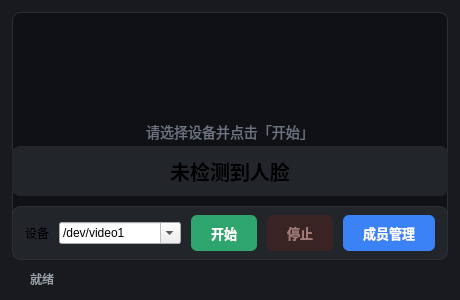
<?xml version="1.0" encoding="UTF-8"?>
<ui version="4.0">
 <class>MainWindow</class>
 <widget class="QMainWindow" name="MainWindow">
  <property name="geometry">
   <rect>
    <x>0</x>
    <y>0</y>
    <width>460</width>
    <height>300</height>
   </rect>
  </property>
  <property name="minimumSize">
   <size>
    <width>400</width>
    <height>300</height>
   </size>
  </property>
  <property name="windowTitle">
   <string>人脸识别门禁系统</string>
  </property>
  <property name="styleSheet">
   <string notr="true">QMainWindow, QWidget#centralWidget {
    background-color: #181a1d;
}
QLabel#videoLabel {
    background-color: #0f1114;
    border: 1px solid #2b2f35;
    border-radius: 8px;
    color: #6b7280;
    font-size: 14px;
}
QLabel#recogLabel {
    background-color: #22252a;
    border-radius: 8px;
    padding: 10px 12px;
    font-size: 20px;
    font-weight: bold;
}
QLabel#stateDot {
    border-radius: 5px;
}
QLabel#statusLabel {
    color: #9aa0a8;
    font-size: 12px;
    background: transparent;
}
QFrame#controlFrame {
    background-color: #22252a;
    border: 1px solid #2b2f35;
    border-radius: 8px;
}
QComboBox#deviceCombo {
    background-color: #181a1d;
    border: 1px solid #33373d;
    border-radius: 6px;
    padding: 6px 10px;
    color: #e8eaed;
    min-width: 140px;
}
QComboBox#deviceCombo:hover {
    border-color: #3b82f6;
}
QComboBox#deviceCombo:focus {
    border-color: #3b82f6;
}
QComboBox#deviceCombo::drop-down {
    border: none;
    width: 26px;
}
QComboBox#deviceCombo QAbstractItemView {
    background-color: #22252a;
    color: #e8eaed;
    selection-background-color: #2f5d9a;
    border: 1px solid #33373d;
    outline: none;
}
QPushButton#startButton {
    background-color: #2ea56c;
    color: #ffffff;
    border: none;
    border-radius: 6px;
    padding: 8px 20px;
    font-weight: bold;
    font-size: 13px;
}
QPushButton#startButton:hover {
    background-color: #35b878;
}
QPushButton#startButton:pressed {
    background-color: #278e5d;
}
QPushButton#startButton:disabled {
    background-color: #1f3a2d;
    color: #6f8a7b;
}
QPushButton#stopButton {
    background-color: #e05252;
    color: #ffffff;
    border: none;
    border-radius: 6px;
    padding: 8px 20px;
    font-weight: bold;
    font-size: 13px;
}
QPushButton#stopButton:hover {
    background-color: #ea6363;
}
QPushButton#stopButton:pressed {
    background-color: #c84747;
}
QPushButton#stopButton:disabled {
    background-color: #3a2323;
    color: #a37b7b;
}
QPushButton#adminButton {
    background-color: #3b82f6;
    color: #ffffff;
    border: none;
    border-radius: 6px;
    padding: 8px 20px;
    font-weight: bold;
    font-size: 13px;
}
QPushButton#adminButton:hover {
    background-color: #4b8df5;
}
QPushButton#adminButton:pressed {
    background-color: #3270d6;
}</string>
  </property>
  <widget class="QWidget" name="centralWidget">
   <layout class="QVBoxLayout" name="mainLayout">
    <property name="leftMargin">
     <number>12</number>
    </property>
    <property name="topMargin">
     <number>12</number>
    </property>
    <property name="rightMargin">
     <number>12</number>
    </property>
    <property name="bottomMargin">
     <number>12</number>
    </property>
    <property name="spacing">
     <number>10</number>
    </property>
    <item>
     <widget class="QLabel" name="videoLabel">
      <property name="sizePolicy">
       <sizepolicy hsizetype="Expanding" vsizetype="Expanding">
        <horstretch>0</horstretch>
        <verstretch>0</verstretch>
       </sizepolicy>
      </property>
      <property name="minimumSize">
       <size>
        <width>320</width>
        <height>240</height>
       </size>
      </property>
      <property name="text">
       <string>请选择设备并点击「开始」</string>
      </property>
      <property name="alignment">
       <set>Qt::AlignCenter</set>
      </property>
     </widget>
    </item>
    <item>
     <widget class="QLabel" name="recogLabel">
      <property name="text">
       <string>未检测到人脸</string>
      </property>
      <property name="alignment">
       <set>Qt::AlignCenter</set>
      </property>
     </widget>
    </item>
    <item>
     <widget class="QFrame" name="controlFrame">
      <property name="frameShape">
       <enum>QFrame::StyledPanel</enum>
      </property>
      <layout class="QHBoxLayout" name="ctrlLayout">
       <property name="leftMargin">
        <number>12</number>
       </property>
       <property name="topMargin">
        <number>8</number>
       </property>
       <property name="rightMargin">
        <number>12</number>
       </property>
       <property name="bottomMargin">
        <number>8</number>
       </property>
       <property name="spacing">
        <number>10</number>
       </property>
       <item>
        <widget class="QLabel" name="deviceLabel">
         <property name="text">
          <string>设备</string>
         </property>
        </widget>
       </item>
       <item>
        <widget class="QComboBox" name="deviceCombo">
         <property name="sizePolicy">
          <sizepolicy hsizetype="Expanding" vsizetype="Fixed">
           <horstretch>0</horstretch>
           <verstretch>0</verstretch>
          </sizepolicy>
         </property>
         <property name="editable">
          <bool>true</bool>
         </property>
         <property name="toolTip">
          <string>摄像头设备节点，可手动输入其它路径</string>
         </property>
         <item>
          <property name="text">
           <string>/dev/video1</string>
          </property>
         </item>
        </widget>
       </item>
       <item>
        <widget class="QPushButton" name="startButton">
         <property name="text">
          <string>开始</string>
         </property>
        </widget>
       </item>
       <item>
        <widget class="QPushButton" name="stopButton">
         <property name="enabled">
          <bool>false</bool>
         </property>
         <property name="text">
          <string>停止</string>
         </property>
        </widget>
       </item>
       <item>
        <widget class="QPushButton" name="adminButton">
         <property name="text">
          <string>成员管理</string>
         </property>
        </widget>
       </item>
      </layout>
     </widget>
    </item>
    <item>
     <layout class="QHBoxLayout" name="statusRow">
      <property name="spacing">
       <number>8</number>
      </property>
      <item>
       <widget class="QLabel" name="stateDot">
        <property name="minimumSize">
         <size>
          <width>10</width>
          <height>10</height>
         </size>
        </property>
        <property name="maximumSize">
         <size>
          <width>10</width>
          <height>10</height>
         </size>
        </property>
        <property name="text">
         <string/>
        </property>
       </widget>
      </item>
      <item>
       <widget class="QLabel" name="statusLabel">
        <property name="sizePolicy">
         <sizepolicy hsizetype="Expanding" vsizetype="Preferred">
          <horstretch>0</horstretch>
          <verstretch>0</verstretch>
         </sizepolicy>
        </property>
        <property name="text">
         <string>就绪</string>
        </property>
       </widget>
      </item>
     </layout>
    </item>
   </layout>
  </widget>
 </widget>
 <resources/>
 <connections/>
</ui>
